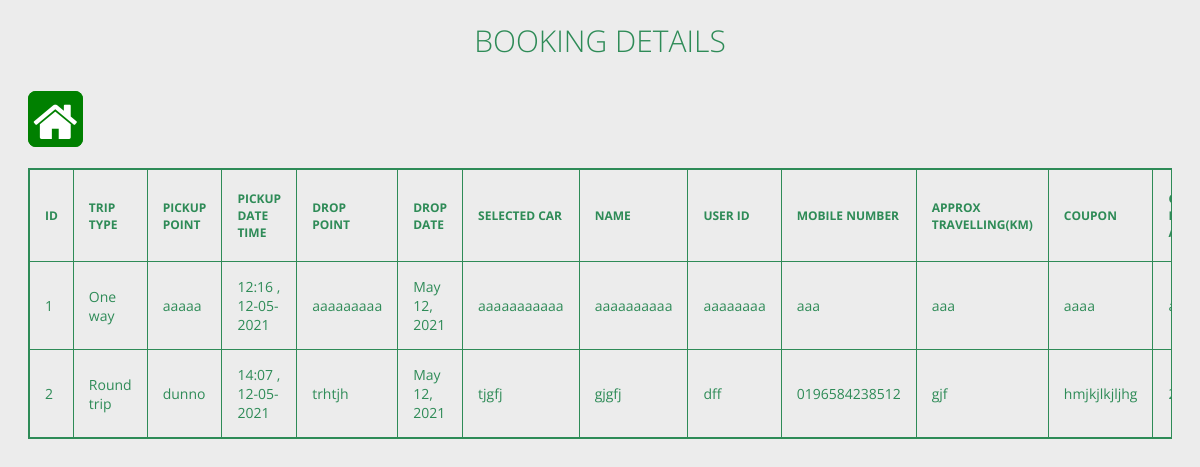
/bookingdetails (signed in), run on the app's committed database.
### app/models.py (models this page shows, shortened)
class BookingDetails(models.Model):
    booking_id = models.AutoField(primary_key=True)
    choice=(('Round trip','Round trip'),('One way','One way'),('Local','Local'))
    trip_type=models.CharField(max_length=50, choices=choice, default='', null=True)
    pickup_point=models.CharField(max_length=150)
    Pickup_date_time=models.DateTimeField()
    drop_point=models.CharField(max_length=150)
    drop_date=models.DateField()
    selected_car=models.CharField(max_length=150)
    name = models.CharField(max_length=100)
    user_id = models.CharField(max_length=100)
    mobile_no=models.CharField(max_length=25)
    approx_km_travelling=models.CharField(max_length=50)
    coupon=models.CharField(max_length=150)
    coupon_discount_amount =models.CharField(max_length=50)
    fare=models.CharField(max_length=50)
    advance_payment_medium=models.CharField(max_length=50)
    cash_drop_point=models.CharField(max_length=150,null=True,blank=True)
    transaction_no=models.CharField(max_length=100,null=True,blank=True)
    assign_driver=models.ForeignKey(Driver, on_delete=models.CASCADE, limit_choices_to={'status':'ACTIVE'}, null=True, blank=True)

### app/decorators.py (the view)
	def wrapper_function(request, *args, **kwargs):
		group = None
		if request.user.groups.exists():
			group = request.user.groups.all()[0].name
		if group == 'staff':
			return redirect('home')
		if group == 'manager':
			return view_func(request, *args, **kwargs)
		if group==None:
			return HttpResponse('You are not authorized to view this page')

### app/views.py (called while the page is built)
@login_required
@manager_only
def bookingdetails(request):
    bookingdetailss=BookingDetails.objects.all()
    return render(request,'app/bookingdetails.html' , {'bookingdetailss':bookingdetailss})

### app/templates/app/bookingdetails.html (shortened to what this page needs)
{% load static %}
<html lang="en">
<head>
    <link rel="stylesheet" href="{% static 'css/driver.css' %}">
    <link rel="stylesheet" href="{% static 'css/search.css' %}">
    <link rel="stylesheet" href="https://maxcdn.bootstrapcdn.com/font-awesome/4.4.0/css/font-awesome.min.css">
</head>
<body>
    <section>
        <h1>Booking Details</h1><br>
        <a href="/" class="homebtn"><i class="fa fa-home fa-3x fa-inverse" aria-hidden="true" id="ic"></i></a>
        <br><br>
        <div class="tbl-content">
          <table cellpadding="0" cellspacing="0" border="1">
            <div class="tbl-header">
                <thead>
                    <tr>
                      <th>Id</th>
                      <th>trip type</th>
                      <th>pickup point</th>
                      <th>pickup date time</th>
                      <th>drop point</th>
                      <th>Drop date</th>
                      <th>selected car</th>
                      <th>name</th>
                      <th>user id</th>
                      <th>Mobile number</th>
                      <th>approx travelling(km)</th>
                      <th>coupon</th>
                      <th>coupon discount amount</th>
                    </tr>
                  </thead>
                </div>
            <tbody>
              {% for i in bookingdetailss %}
            <tr>
              <td>{{ i.booking_id }}</td>
              <td>{{ i.trip_type }}</td>
              <td>{{ i.pickup_point }}</td>
              <td>{{ i.Pickup_date_time|date:'H:i , d-m-Y'}}</td>
              <td>{{ i.drop_point }}</td>
              <td>{{ i.drop_date }}</td>
              <td>{{ i.selected_car }}</td>
              <td>{{ i.name }}</td>
              <td>{{ i.user_id }}</td>
              <td>{{ i.mobile_no }}</td>
              <td>{{ i.approx_km_travelling }}</td>
              <td>{{ i.coupon }}</td>
              <td>{{ i.coupon_discount_amount }}</td>
            </tr>
              {% endfor %}
            </tbody>
          </table>
        </div>
      </section>
</body>
</html>

### static/css/driver.css (style rules this page uses)
h1 { font-size: 30px; color: #2E8B57; text-transform: uppercase; font-weight: 300; text-align: center; margin-bottom: 15px; }
table { border-color: #2E8B57; border-style: solid; width:100%; overflow-x: auto; border-collapse: collapse; }
thead { border: 1px solid #2E8B57; }
.tbl-header { background-color: rgba(255,255,255,0.3); }
.tbl-content { height:auto; overflow-x:auto; margin-top: 0px; border: 1px solid #2E8B57; }
th { padding: 20px 15px; text-align: left; font-weight: bolder; font-size: 12px; color: #2E8B57; text-transform: uppercase; }
td { padding: 15px; text-align: left; vertical-align:middle; font-weight: normal; font-size: 14px; color: #2E8B57; border-bottom: solid 1px #2E8B57; }
body { background: -webkit-linear-gradient(left, #ececec, #ececec); background: linear-gradient(to right, #ececec, #ececec); font-family: 'Roboto', sans-serif; }
section { margin: 20px; }

### static/css/search.css (style rules this page uses)
body { font-family: 'Open Sans', sans-serif; }
.homebtn { padding-top: 28px; padding-left: 2px; padding-right: 2px; border: 3px solid green; background-color: green; border-radius: 8px; }

### data on the page
BookingDetails: booking_id "1", trip_type "One way", pickup_point "aaaaa", Pickup_date_time "12:16 , 12-05-2021", drop_point "aaaaaaaaa", drop_date "May 12, 2021", selected_car "aaaaaaaaaaa", name "aaaaaaaaaa", user_id "aaaaaaaa", mobile_no "aaa", approx_km_travelling "aaa", coupon "aaaa"
BookingDetails: booking_id "2", trip_type "Round trip", pickup_point "dunno", Pickup_date_time "14:07 , 12-05-2021", drop_point "trhtjh", drop_date "May 12, 2021", selected_car "tjgfj", name "gjgfj", user_id "dff", mobile_no "0196584238512", approx_km_travelling "gjf", coupon "hmjkjlkjljhg"
